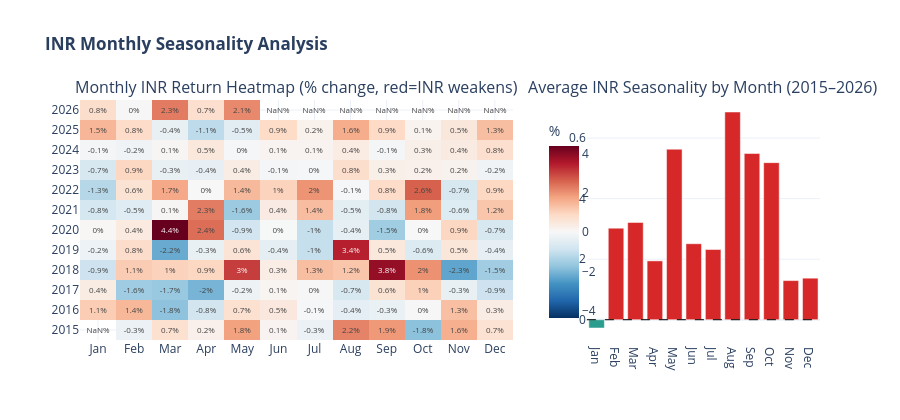

Notebook code cell kept with this figure:
### Code cell
# ── MONTHLY INR RETURN HEATMAP ─────────────────────────
monthly_ret = monthly.pct_change() * 100
heat_df = pd.DataFrame({
    'year':  monthly_ret.index.year,
    'month': monthly_ret.index.month,
    'ret':   monthly_ret.values
}).dropna()

pivot = heat_df.pivot_table(index='year', columns='month', values='ret', aggfunc='mean')
pivot.columns = ["Jan","Feb","Mar","Apr","May","Jun",
                 "Jul","Aug","Sep","Oct","Nov","Dec"]

avg_by_month = heat_df.groupby('month')['ret'].mean()
months_full  = ["Jan","Feb","Mar","Apr","May","Jun",
                "Jul","Aug","Sep","Oct","Nov","Dec"]

fig2 = make_subplots(
    rows=1, cols=2,
    subplot_titles=["Monthly INR Return Heatmap (% change, red=INR weakens)",
                    "Average INR Seasonality by Month (2015–2026)"],
    column_widths=[0.65, 0.35]
)
fig2.add_trace(go.Heatmap(
    z=pivot.values, x=list(pivot.columns), y=[str(y) for y in pivot.index],
    colorscale='RdBu_r', zmid=0,
    colorbar=dict(title='%', len=0.9, x=0.62),
    text=np.round(pivot.values,1), texttemplate='%{text}%',
    textfont=dict(size=8)
), row=1, col=1)
fig2.add_trace(go.Bar(
    x=months_full,
    y=avg_by_month.values,
    marker_color=['#D62828' if v > 0 else '#2A9D8F' for v in avg_by_month.values],
    showlegend=False
), row=1, col=2)
fig2.add_hline(y=0, line_dash='dash', line_color='black', line_width=1, row=1, col=2)
fig2.update_layout(height=420, template='plotly_white',
    title="<b>INR Monthly Seasonality Analysis</b>")
fig2.write_html("../data/processed/seasonality_heatmap.html")
fig2.show()

# ── WEEKLY ACF/PACF OF DIFFERENCES ──────────────────────
print('\nPlotting ACF and PACF of USD/INR first differences...')
fig_acf, axes = plt.subplots(2, 1, figsize=(10, 8))
plot_acf(weekly.diff().dropna(), lags=60, ax=axes[0], color='#1A3A5C')
plot_pacf(weekly.diff().dropna(), lags=60, ax=axes[1], color='#2A9D8F')
axes[0].set_title('ACF of USD/INR First Difference')
axes[1].set_title('PACF of USD/INR First Difference')
plt.tight_layout()
plt.show()

### Figure 1 — Plotly figure (JSON) as saved in the notebook; plotly's stock layout.template omitted (floating-point values rounded to 4 significant figures; data arrays with more than 128 entries replaced by an {"elided": "..."} marker saying what was removed)
{"data": [{"colorbar": {"len": 0.9, "title": {"text": "%"}, "x": 0.62}, "colorscale": [[0, "rgb(5,48,97)"], [0.1, "rgb(33,102,172)"], [0.2, "rgb(67,147,195)"], [0.3, "rgb(146,197,222)"], [0.4, "rgb(209,229,240)"], [0.5, "rgb(247,247,247)"], [0.6, "rgb(253,219,199)"], [0.7, "rgb(244,165,130)"], [0.8, "rgb(214,96,77)"], [0.9, "rgb(178,24,43)"], [1, "rgb(103,0,31)"]], "text": {"elided": "12x12 float values"}, "textfont": {"size": 8}, "texttemplate": "%{text}%", "type": "heatmap", "x": ["Jan", "Feb", "Mar", "Apr", "May", "Jun", "Jul", "Aug", "Sep", "Oct", "Nov", "Dec"], "xaxis": "x", "y": ["2015", "2016", "2017", "2018", "2019", "2020", "2021", "2022", "2023", "2024", "2025", "2026"], "yaxis": "y", "z": {"elided": "12x12 float values"}, "zmid": 0}, {"marker": {"color": ["#2A9D8F", "#D62828", "#D62828", "#D62828", "#D62828", "#D62828", "#D62828", "#D62828", "#D62828", "#D62828", "#D62828", "#D62828"]}, "showlegend": false, "type": "bar", "x": ["Jan", "Feb", "Mar", "Apr", "May", "Jun", "Jul", "Aug", "Sep", "Oct", "Nov", "Dec"], "xaxis": "x2", "y": [-0.02738, 0.3025, 0.3211, 0.1943, 0.5633, 0.251, 0.2319, 0.6861, 0.5489, 0.5188, 0.1292, 0.1372], "yaxis": "y2"}], "layout": {"annotations": [{"font": {"size": 16}, "showarrow": false, "text": "Monthly INR Return Heatmap (% change, red=INR weakens)", "x": 0.2925, "xanchor": "center", "xref": "paper", "y": 1, "yanchor": "bottom", "yref": "paper"}, {"font": {"size": 16}, "showarrow": false, "text": "Average INR Seasonality by Month (2015–2026)", "x": 0.8425, "xanchor": "center", "xref": "paper", "y": 1, "yanchor": "bottom", "yref": "paper"}], "height": 420, "shapes": [{"line": {"color": "black", "dash": "dash", "width": 1}, "type": "line", "x0": 0, "x1": 1, "xref": "x2 domain", "y0": 0, "y1": 0, "yref": "y2"}], "title": {"text": "<b>INR Monthly Seasonality Analysis</b>"}, "xaxis": {"anchor": "y", "domain": [0, 0.585]}, "xaxis2": {"anchor": "y2", "domain": [0.685, 1]}, "yaxis": {"anchor": "x", "domain": [0, 1]}, "yaxis2": {"anchor": "x2", "domain": [0, 1]}}}
